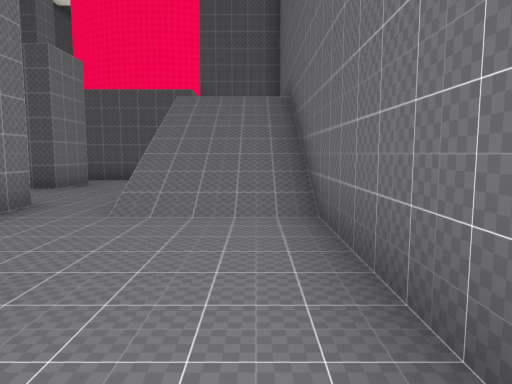
[1] (above)

16 first-person views from a walk through a level from a Godot 3-D game. The camera is 1.5 m above the floor, tilts 6° down and sees 70° across. The floor is counted in squares, 2 m on a side. Each view is taken from the middle of a square. On the plan, view 1 faces up. The plan holds only what a view shows up to about 11 squares ahead; the rest is blank. The place goes on beyond the plan. Some surface patterns are stand-ins.

[2]
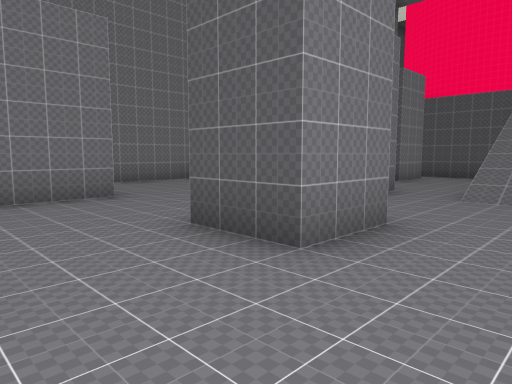

[3]
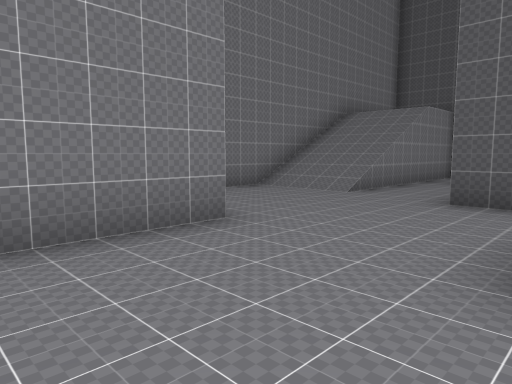

[4]
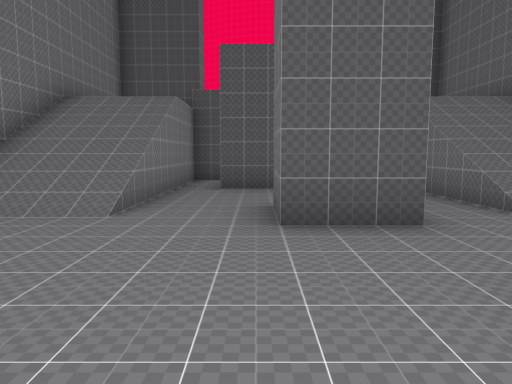

[5]
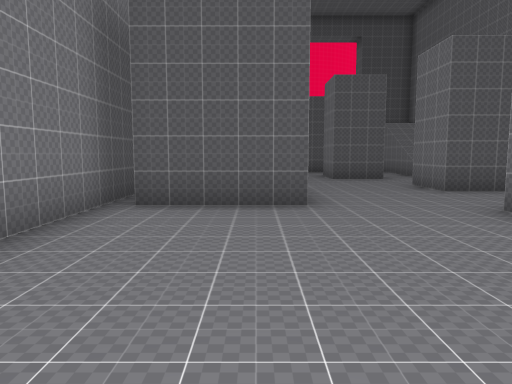

[6]
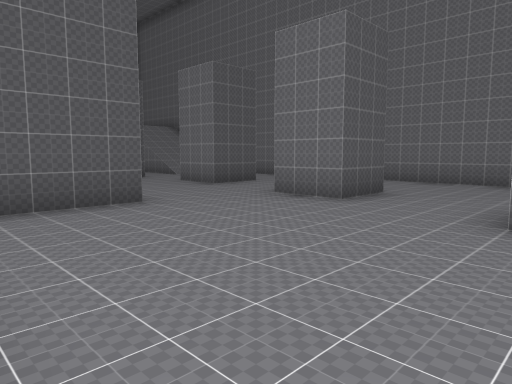

[7]
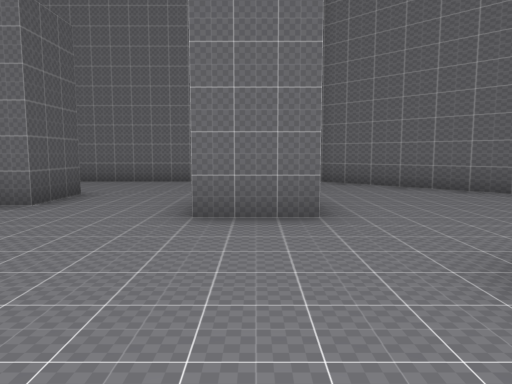

[8]
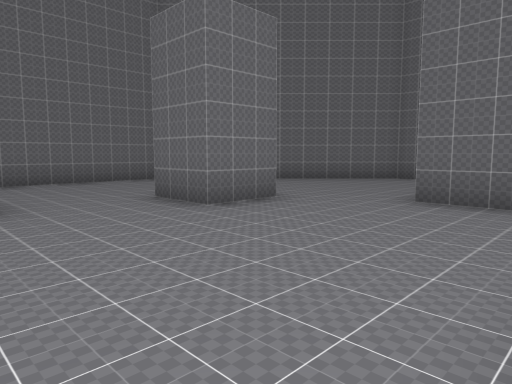

[9]
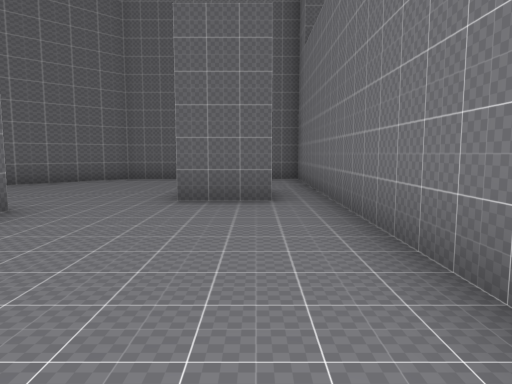

[10]
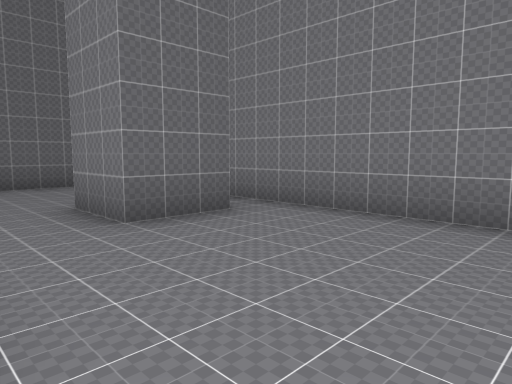

[11]
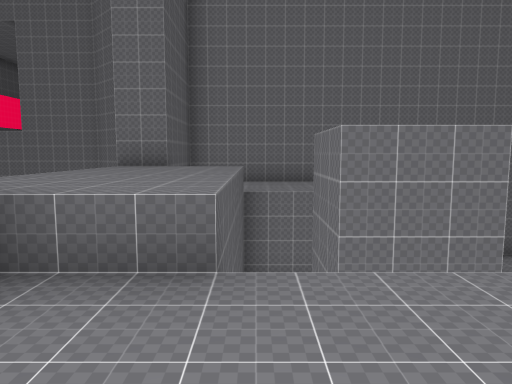

[12]
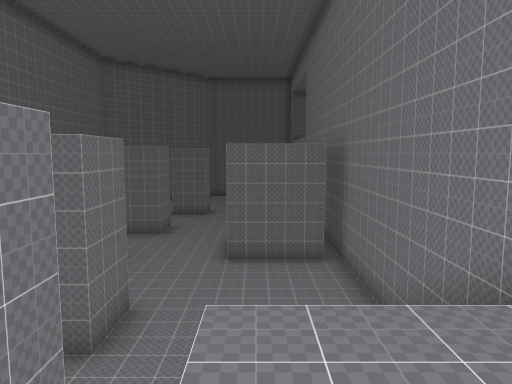

[13]
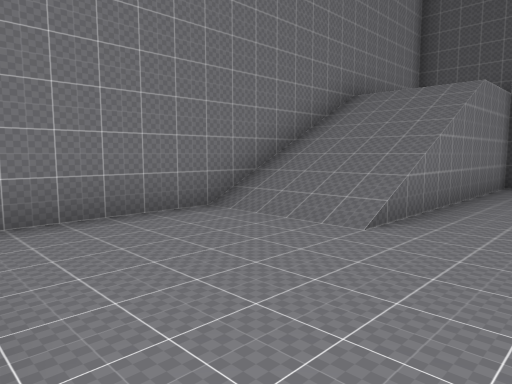

[14]
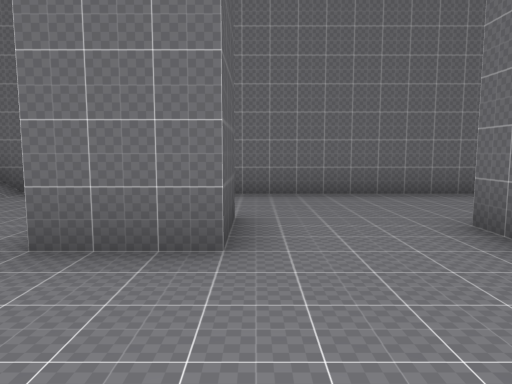

[15]
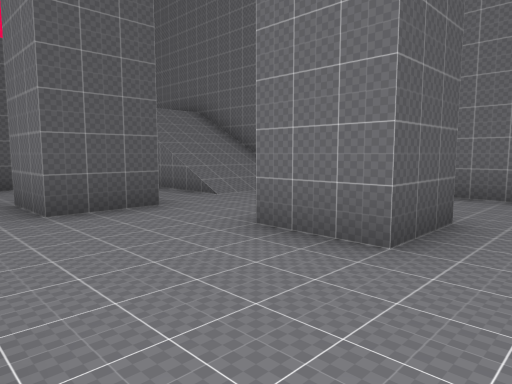

[16]
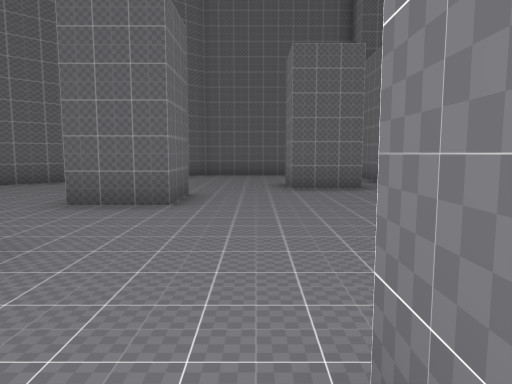

### Floor plan
Key: @ floor where view 1 was taken; # wall or solid block; . main floor; : floor 4 m higher than the main floor; / step, stairs or slope; = window, fence, low wall or low ledge; ^ raised ledge; v drop or lower ground.
Columns run from 10 left of view 1 to 1 right of it. Each row starts with its distance up from view 1.
 13        vv
 12  ###^# ^^###
 11 # ::=###^  #
 10 #:::..../::#
  9 # ::.#../::#
  8 #///.#..///#
  7 #///....///#
  6 #///....///#
  5 #///..#.///#
  4 #.....#....#
  3 #..........#
  2 #..........#
  1 #......##..#
  0 #.##......@#
 -1 #.##.......#
 -2 #..........#
 -3 #......#...#
 -4 #..........#
 -5 #..........#
 -6 #..........#
 -7 #.....#....#
 -8 #..........#
 -9 #.##.......#
-10 #. #......##
-11 #........##
-12 #.......##
-13 #......##
-14 ########

Where each view was taken, in squares from view 1:
view 1: 0 up, 0 right, facing up
view 2: 2 down, 0 right, facing up-left
view 3: 2 down, 3 left, facing up-left
view 4: 0 up, 5 left, facing up
view 5: 7 down, 7 left, facing up
view 6: 7 down, 9 left, facing up-right
view 7: 7 down, 9 left, facing right
view 8: 3 down, 9 left, facing down-right
view 9: 3 down, 8 left, facing down
view 10: 5 down, 5 left, facing down-left
view 11: 10 up, 9 left, facing right
view 12: 10 up, 7 left, facing down
view 13: 1 up, 5 left, facing up-left
view 14: 0 up, 6 left, facing right
view 15: 1 down, 6 left, facing up-right
view 16: 1 down, 6 left, facing down
